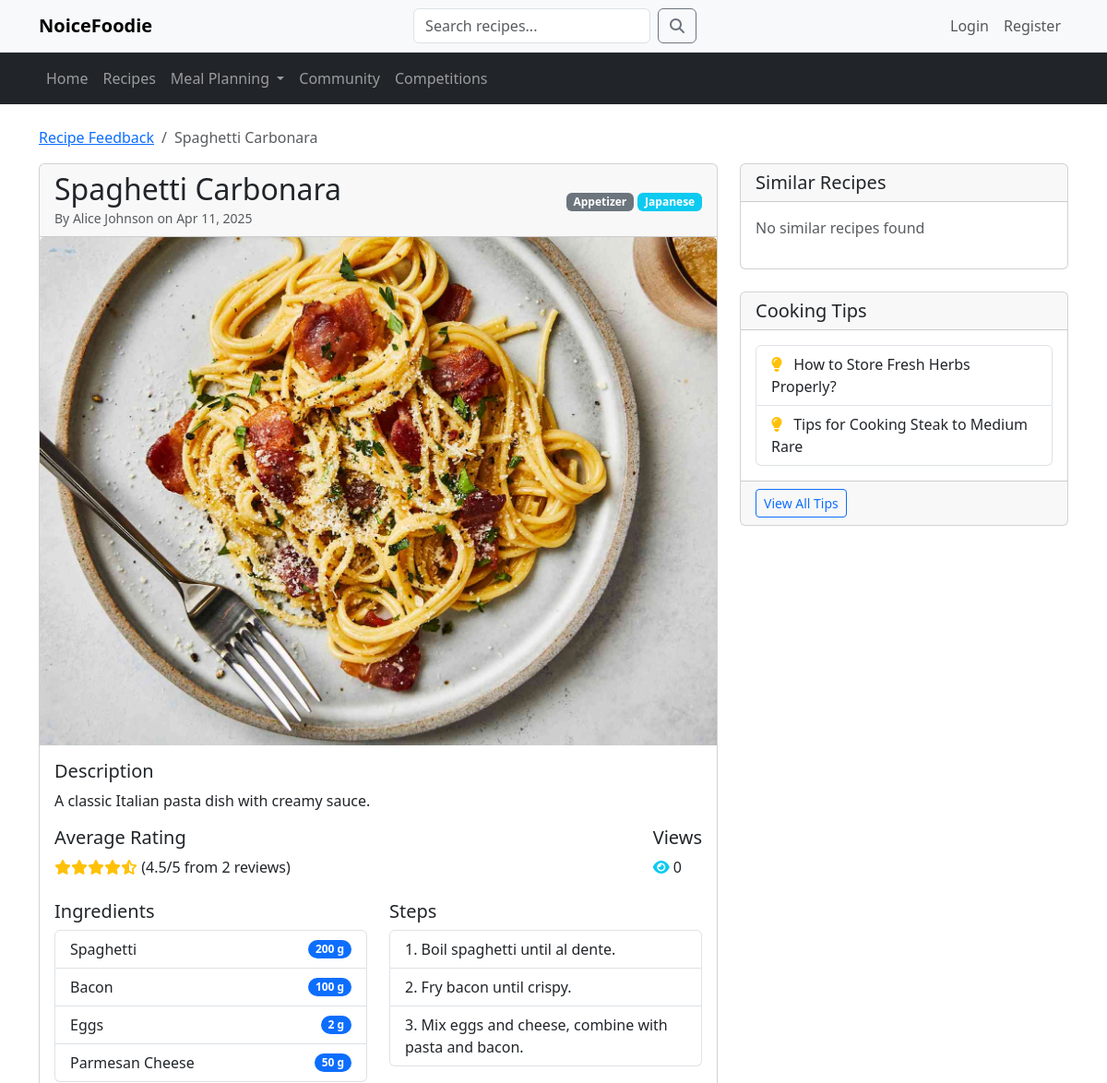
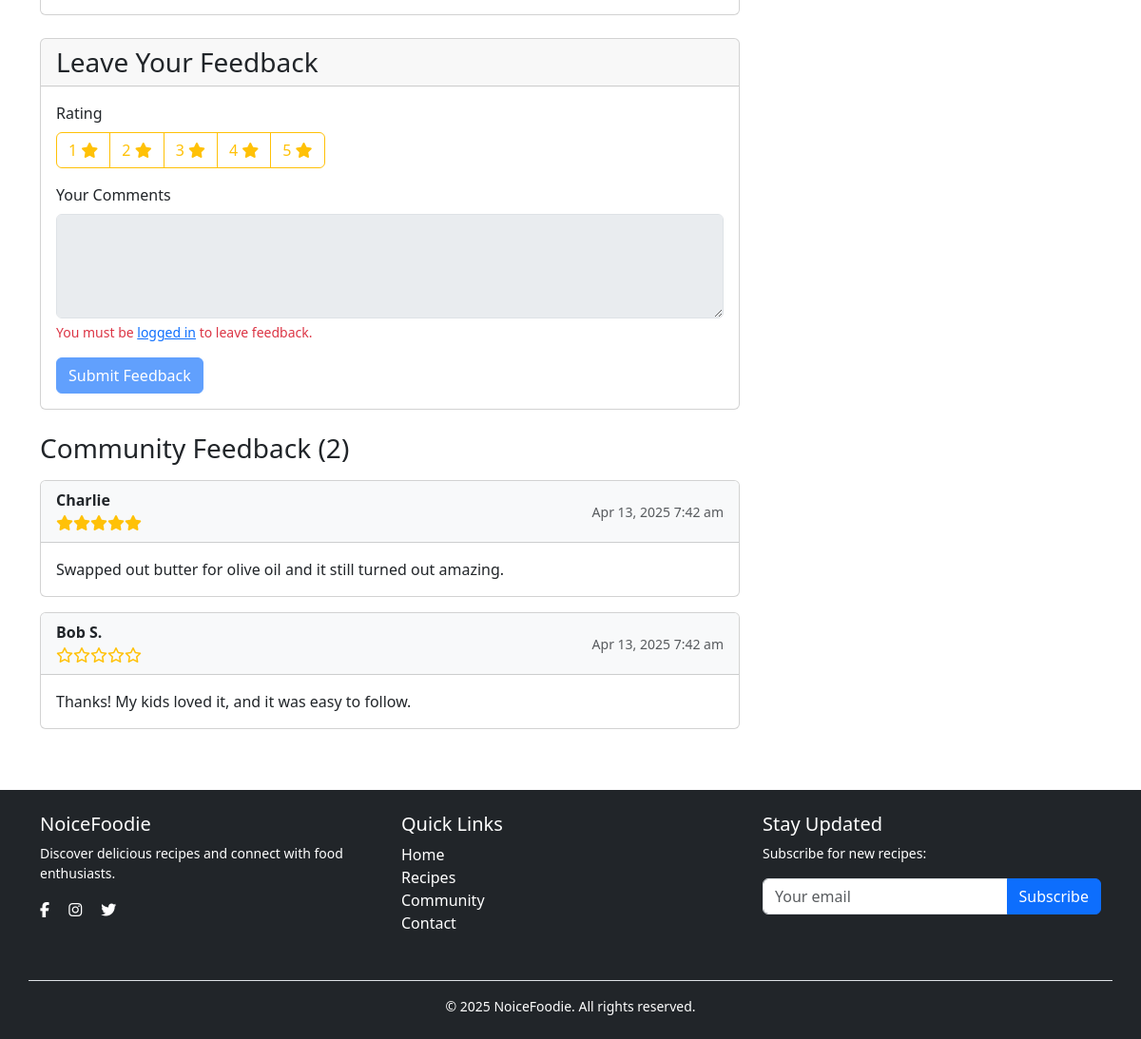
The app's page /community/recipe_feedback.php?id=1 with its own data (2 pictures, top to bottom).
### tables this page shows
CREATE TABLE Recipes (
  recipe_id INT(11) NOT NULL AUTO_INCREMENT,
  user_id INT(11) DEFAULT NULL,
  title VARCHAR(255) NOT NULL,
  description TEXT DEFAULT NULL,
  category VARCHAR(100) DEFAULT NULL,
  cuisine_type VARCHAR(50) DEFAULT NULL,
  spice_level TINYINT(4) DEFAULT 0,
  view_count INT DEFAULT 0,
  image_url VARCHAR(255) DEFAULT NULL,
  created_at TIMESTAMP NOT NULL DEFAULT CURRENT_TIMESTAMP,
  updated_at TIMESTAMP NOT NULL DEFAULT CURRENT_TIMESTAMP ON UPDATE CURRENT_TIMESTAMP,
  created_by INT(11) DEFAULT NULL,
  updated_by INT(11) DEFAULT NULL,
  PRIMARY KEY (recipe_id),
  FOREIGN KEY (user_id) REFERENCES usersDB.Users(user_id) ON DELETE CASCADE,
  FOREIGN KEY (created_by) REFERENCES usersDB.Users(user_id) ON DELETE SET NULL,
  FOREIGN KEY (updated_by) REFERENCES usersDB.Users(user_id) ON DELETE SET NULL
);

CREATE TABLE users (
  user_id int(11) NOT NULL AUTO_INCREMENT PRIMARY KEY,
  username varchar(50) NOT NULL,
  nickname varchar(100) DEFAULT NULL,
  email varchar(100) NOT NULL,
  password varchar(255) NOT NULL,
  registration_date TIMESTAMP DEFAULT CURRENT_TIMESTAMP,
  reset_token varchar(255) DEFAULT NULL,
  reset_token_expiry datetime DEFAULT NULL,
  avatar int(11) DEFAULT 0,
  UNIQUE KEY email (email)
);

CREATE TABLE Recipe_Ingredient (
  recipe_id INT(11) NOT NULL,
  ingredient_id INT(11) NOT NULL,
  quantity VARCHAR(50) DEFAULT NULL,
  unit VARCHAR(50) DEFAULT NULL,
  PRIMARY KEY (recipe_id, ingredient_id),
  FOREIGN KEY (recipe_id) REFERENCES Recipes(recipe_id) ON DELETE CASCADE,
  FOREIGN KEY (ingredient_id) REFERENCES Ingredients(ingredient_id) ON DELETE CASCADE
);

CREATE TABLE Ingredients (
  ingredient_id INT(11) NOT NULL AUTO_INCREMENT,
  ingredient_name VARCHAR(255) NOT NULL UNIQUE,
  PRIMARY KEY (ingredient_id)
);

CREATE TABLE Steps (
  step_id INT(11) NOT NULL AUTO_INCREMENT,
  recipe_id INT(11) NOT NULL,
  step_no INT(11) NOT NULL,
  description TEXT NOT NULL,
  image_url VARCHAR(255) DEFAULT NULL,
  PRIMARY KEY (step_id),
  FOREIGN KEY (recipe_id) REFERENCES Recipes(recipe_id) ON DELETE CASCADE
);

CREATE TABLE IF NOT EXISTS recipe_comments (
    comment_id INT AUTO_INCREMENT PRIMARY KEY,
    recipe_id INT NOT NULL,
    user_id INT NOT NULL,
    comment_text TEXT NOT NULL,
    comment_date TIMESTAMP DEFAULT CURRENT_TIMESTAMP,
    FOREIGN KEY (recipe_id) REFERENCES RecipeDB.Recipes(recipe_id) ON DELETE CASCADE,
    FOREIGN KEY (user_id) REFERENCES usersDB.users(user_id) ON DELETE CASCADE
);

CREATE TABLE IF NOT EXISTS discussion_posts (
    post_id INT AUTO_INCREMENT PRIMARY KEY,
    user_id INT NOT NULL,
    title VARCHAR(255) NOT NULL,
    content TEXT NOT NULL,
    image_url VARCHAR(255) DEFAULT NULL,
    category VARCHAR(100) NOT NULL,
    post_date TIMESTAMP DEFAULT CURRENT_TIMESTAMP,
    view_count INT DEFAULT 0,
    FOREIGN KEY (user_id) REFERENCES usersDB.users(user_id) ON DELETE CASCADE
);

### community/recipe_feedback.php (the view, shortened to what the rows shown need)
<?php
require_once '../config/db.php';
$recipe_id = isset($_GET['id']) ? intval($_GET['id']) : 0;
$recipe_sql = "SELECT r.*, u.nickname FROM RecipeDB.recipes r
              JOIN usersDB.users u ON r.user_id = u.user_id
              WHERE r.recipe_id = :recipe_id";
$stmt = $communityDB->prepare($recipe_sql);
$stmt->bindParam(':recipe_id', $recipe_id);
$stmt->execute();
$recipe = $stmt->fetch(PDO::FETCH_ASSOC);
$ingredients_sql = "SELECT i.ingredient_name, ri.quantity, ri.unit
                   FROM RecipeDB.recipe_ingredient ri
                   JOIN RecipeDB.ingredients i ON ri.ingredient_id = i.ingredient_id
                   WHERE ri.recipe_id = :recipe_id";
$stmt = $communityDB->prepare($ingredients_sql);
$stmt->bindParam(':recipe_id', $recipe_id);
$stmt->execute();
$ingredients = $stmt->fetchAll(PDO::FETCH_ASSOC);
$steps_sql = "SELECT * FROM RecipeDB.steps WHERE recipe_id = :recipe_id ORDER BY step_no ASC";
$stmt = $communityDB->prepare($steps_sql);
$stmt->bindParam(':recipe_id', $recipe_id);
$stmt->execute();
$steps = $stmt->fetchAll(PDO::FETCH_ASSOC);
$comments_sql = "SELECT rc.*, u.nickname, rr.rating_value
                FROM recipe_comments rc
                JOIN usersDB.users u ON rc.user_id = u.user_id
                LEFT JOIN recipe_ratings rr ON rc.recipe_id = rr.recipe_id AND rc.user_id = rr.user_id
                WHERE rc.recipe_id = :recipe_id
                ORDER BY rc.comment_date DESC";
$stmt = $communityDB->prepare($comments_sql);
$stmt->bindParam(':recipe_id', $recipe_id);
$stmt->execute();
$comments = $stmt->fetchAll(PDO::FETCH_ASSOC);
?>
<!DOCTYPE html>
<html lang="en">
<head>
    <link href="https://cdn.jsdelivr.net/npm/bootstrap@5.3.2/dist/css/bootstrap.min.css" rel="stylesheet">
    <link rel="stylesheet" href="https://cdnjs.cloudflare.com/ajax/libs/font-awesome/6.0.0/css/all.min.css">
    <link rel="stylesheet" href="css/community.css">
</head>
<body>
<?php include_once '../includes/navigation.php'; ?>
    <div class="container mt-4">
        <nav aria-label="breadcrumb">
            <ol class="breadcrumb">
                <li class="breadcrumb-item"><a href="community.php?tab=recipes">Recipe Feedback</a></li>
                <li class="breadcrumb-item active"><?php echo htmlspecialchars($recipe['title']); ?></li>
            </ol>
        </nav>
        <div class="row">
            <div class="col-md-8">
                <div class="card mb-4">
                    <div class="card-header d-flex justify-content-between align-items-center">
                        <div>
                            <h2 class="mb-0"><?php echo htmlspecialchars($recipe['title']); ?></h2>
                            <small class="text-muted">
                                By <?php echo htmlspecialchars($recipe['nickname']); ?> on
                                <?php echo date('M d, Y', strtotime($recipe['created_at'])); ?>
                            </small>
                        </div>
                        <div>
                            <span class="badge bg-secondary"><?php echo htmlspecialchars($recipe['category']); ?></span>
                            <?php if (!empty($recipe['cuisine_type'])): ?>
                                <span class="badge bg-info"><?php echo htmlspecialchars($recipe['cuisine_type']); ?></span>
                            <?php endif; ?>
                        </div>
                    </div>
                    <?php if (!empty($recipe['image_url'])): ?>
                        <img src="<?php echo htmlspecialchars($recipe['image_url']); ?>" class="card-img-top recipe-detail-img" alt="<?php echo htmlspecialchars($recipe['title']); ?>">
                    <?php endif; ?>
                    <div class="card-body">
                        <h5>Description</h5>
                        <p class="card-text"><?php echo nl2br(htmlspecialchars($recipe['description'])); ?></p>
                        <div class="recipe-meta d-flex justify-content-between mb-4">
                            <div>
                            </div>
                            <div>
                                <div class="view-count">
                                    <i class="fas fa-eye text-info"></i>
                                    <span id="view-count-display"><?php echo isset($recipe['view_count']) ? intval($recipe['view_count']) : 0; ?></span>
                                </div>
                            </div>
                        </div>
                        <div class="row">
                            <div class="col-md-6">
                                <?php if (!empty($ingredients)): ?>
                                    <ul class="list-group">
                                        <?php foreach($ingredients as $ingredient): ?>
                                            <li class="list-group-item d-flex justify-content-between align-items-center">
                                                <?php echo htmlspecialchars($ingredient['ingredient_name']); ?>
                                                <span class="badge bg-primary rounded-pill">
                                                    <?php echo htmlspecialchars($ingredient['quantity'] . ' ' . $ingredient['unit']); ?>
                                                </span>
                                            </li>
                                        <?php endforeach; ?>
                                    </ul>
                                <?php else: ?>
                                    <p class="text-muted">No ingredients listed.</p>
                                <?php endif; ?>
                            </div>
                            <div class="col-md-6">
                                <?php if (!empty($steps)): ?>
                                    <ol class="list-group list-group-numbered">
                                        <?php foreach($steps as $step): ?>
                                            <li class="list-group-item"><?php echo htmlspecialchars($step['description']); ?></li>
                                        <?php endforeach; ?>
                                    </ol>
                                <?php else: ?>
                                    <p class="text-muted">No steps listed.</p>
                                <?php endif; ?>
                            </div>
                        </div>
                    </div>
                </div>
                <?php if (!empty($comments)): ?>
                    <?php foreach($comments as $comment): ?>
                        <div class="card mb-3">
                            <div class="card-header bg-light">
                                <div class="d-flex justify-content-between align-items-center">
                                    <div>
                                        <span class="fw-bold"><?php echo htmlspecialchars($comment['nickname']); ?></span>
                                        <div class="recipe-rating">
                                            <?php
                                                for ($i = 1; $i <= 5; $i++) {
                                                    if ($i <= $comment['rating_value']) {
                                                        echo '<i class="fas fa-star text-warning"></i>';
                                                    } else {
                                                        echo '<i class="far fa-star text-warning"></i>';
                                                    }
                                                }
                                            ?>
                                        </div>
                                    </div>
                                    <small class="text-muted"><?php echo date('M d, Y g:i a', strtotime($comment['comment_date'])); ?></small>
                                </div>
                            </div>
                            <div class="card-body">
                                <p class="card-text"><?php echo nl2br(htmlspecialchars($comment['comment_text'])); ?></p>
                            </div>
                        </div>
                    <?php endforeach; ?>
                <?php else: ?>
                    <div class="alert alert-info">No feedback yet. Be the first to review this recipe!</div>
                <?php endif; ?>
            </div>
            <div class="col-md-4">
                <div class="card">
                    <div class="card-body">
                        <div class="list-group">
                            <?php
                            $tips_sql = "SELECT dp.post_id, dp.title FROM discussion_posts dp
                                        WHERE dp.category = 'Cooking Tips'
                                        ORDER BY dp.post_date DESC LIMIT 5";
                            $stmt = $communityDB->prepare($tips_sql);
                            $stmt->execute();
                            $cooking_tips = $stmt->fetchAll(PDO::FETCH_ASSOC);
                            if (!empty($cooking_tips)) {
                                foreach($cooking_tips as $tip) {
                                    echo '<a href="post_detail.php?id=' . $tip['post_id'] . '" class="list-group-item list-group-item-action">';
                                    echo '<i class="fas fa-lightbulb text-warning me-2"></i> ' . htmlspecialchars($tip['title']);
                                    echo '</a>';
                                }
                            } else {
                                echo '<p class="text-muted">No cooking tips available</p>';
                            }
                            ?>
                        </div>
                    </div>
                </div>
            </div>
        </div>
    </div>
    <?php include_once '../includes/footer.php'; ?>
</body>
</html>

### records on screen
recipes: title "Spaghetti Carbonara", user.nickname "Alice Johnson", created_at "Apr 11, 2025", category "Appetizer", cuisine_type "Japanese", image_url (picture), description "A classic Italian pasta dish with creamy sauce.", view_count "0"
recipe_ingredient: ingredient.ingredient_name "Spaghetti", quantity+unit "200 g"
recipe_ingredient: ingredient.ingredient_name "Bacon", quantity+unit "100 g"
recipe_ingredient: ingredient.ingredient_name "Eggs", quantity+unit "2 g"
recipe_ingredient: ingredient.ingredient_name "Parmesan Cheese", quantity+unit "50 g"
steps: description "Boil spaghetti until al dente."
steps: description "Fry bacon until crispy."
steps: description "Mix eggs and cheese, combine with pasta and bacon."
recipe_comments: user.nickname "Charlie", comment_date "Apr 13, 2025 7:42 am", comment_text "Swapped out butter for olive oil and it still turned out amazing."
recipe_comments: user.nickname "Bob S.", comment_date "Apr 13, 2025 7:42 am", comment_text "Thanks! My kids loved it, and it was easy to follow."
discussion_posts: title "How to Store Fresh Herbs Properly?"
discussion_posts: title "Tips for Cooking Steak to Medium Rare"

### other values on screen
$avg_rating "4.5"
$rating_count "2"
